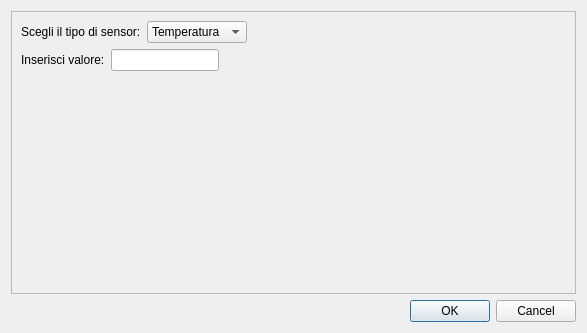
<?xml version="1.0" encoding="UTF-8"?>
<ui version="4.0">
 <class>addWin</class>
 <widget class="QDialog" name="addWin">
  <property name="geometry">
   <rect>
    <x>0</x>
    <y>0</y>
    <width>587</width>
    <height>333</height>
   </rect>
  </property>
  <property name="windowTitle">
   <string>Dialog</string>
  </property>
  <layout class="QVBoxLayout" name="verticalLayout">
   <item>
    <widget class="QFrame" name="frame">
     <property name="frameShape">
      <enum>QFrame::StyledPanel</enum>
     </property>
     <property name="frameShadow">
      <enum>QFrame::Raised</enum>
     </property>
     <layout class="QFormLayout" name="formLayout">
      <item row="0" column="0">
       <layout class="QHBoxLayout" name="horizontalLayout">
        <item>
         <widget class="QLabel" name="tiposensor">
          <property name="text">
           <string>Scegli il tipo di sensor:</string>
          </property>
         </widget>
        </item>
        <item>
         <widget class="QComboBox" name="boxSensori">
          <item>
           <property name="text">
            <string>Temperatura</string>
           </property>
          </item>
          <item>
           <property name="text">
            <string>Umidita</string>
           </property>
          </item>
          <item>
           <property name="text">
            <string>Polveri Sottili</string>
           </property>
          </item>
         </widget>
        </item>
       </layout>
      </item>
      <item row="1" column="0">
       <layout class="QHBoxLayout" name="horizontalLayout_2">
        <item>
         <widget class="QLabel" name="label">
          <property name="text">
           <string>Inserisci valore:</string>
          </property>
         </widget>
        </item>
        <item>
         <widget class="QLineEdit" name="valore"/>
        </item>
       </layout>
      </item>
     </layout>
    </widget>
   </item>
   <item>
    <widget class="QDialogButtonBox" name="buttonBox">
     <property name="orientation">
      <enum>Qt::Horizontal</enum>
     </property>
     <property name="standardButtons">
      <set>QDialogButtonBox::Cancel|QDialogButtonBox::Ok</set>
     </property>
    </widget>
   </item>
  </layout>
 </widget>
 <resources/>
 <connections>
  <connection>
   <sender>buttonBox</sender>
   <signal>accepted()</signal>
   <receiver>addWin</receiver>
   <slot>accept()</slot>
   <hints>
    <hint type="sourcelabel">
     <x>248</x>
     <y>254</y>
    </hint>
    <hint type="destinationlabel">
     <x>157</x>
     <y>274</y>
    </hint>
   </hints>
  </connection>
  <connection>
   <sender>buttonBox</sender>
   <signal>rejected()</signal>
   <receiver>addWin</receiver>
   <slot>reject()</slot>
   <hints>
    <hint type="sourcelabel">
     <x>316</x>
     <y>260</y>
    </hint>
    <hint type="destinationlabel">
     <x>286</x>
     <y>274</y>
    </hint>
   </hints>
  </connection>
 </connections>
</ui>
